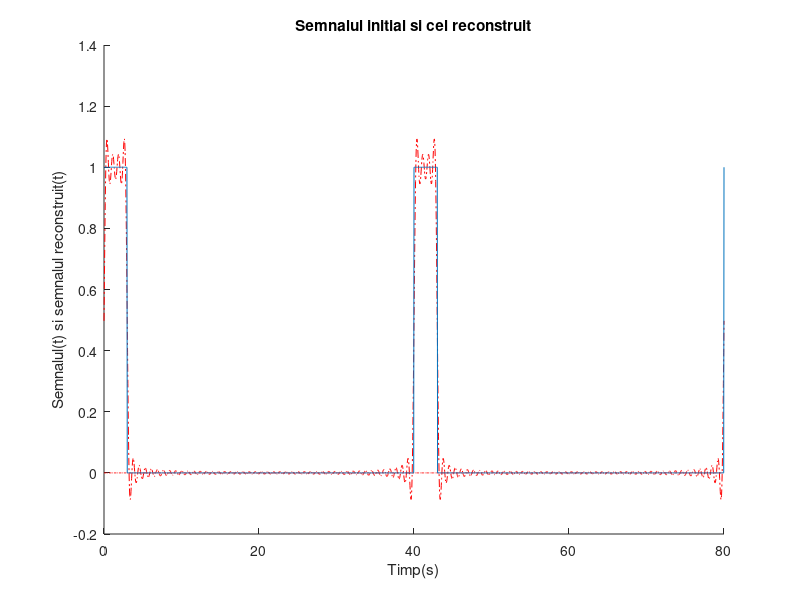
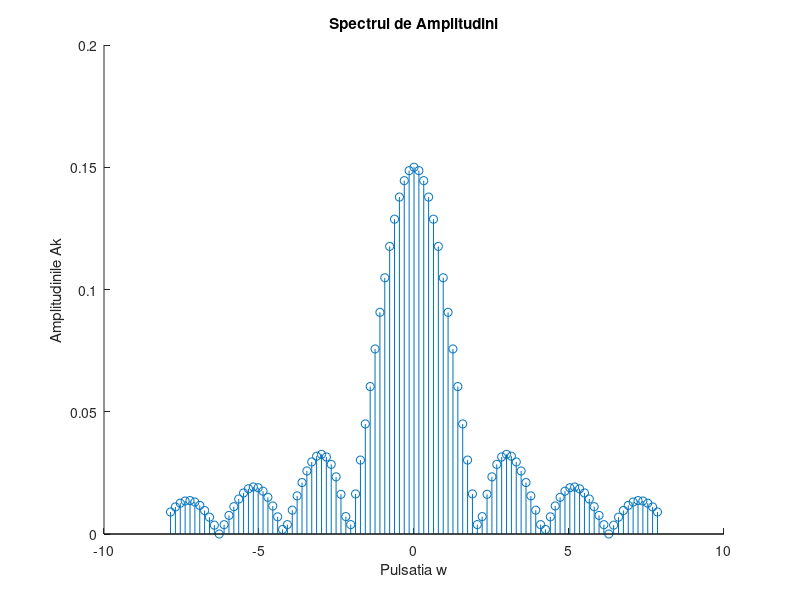
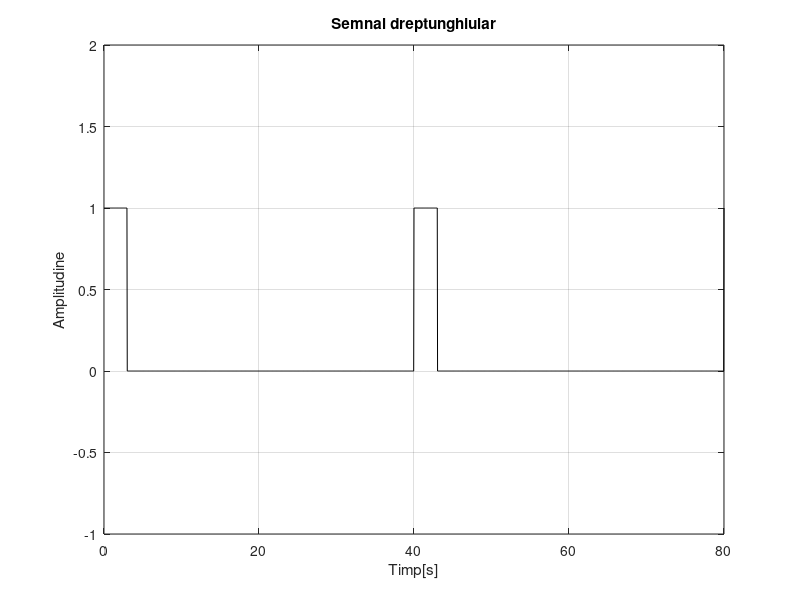

Write the MATLAB code that produced these figures, in order.
clear all
clc
T=40;
f=1/T;
w=2*pi*f;
step=T/1000;
t = 0:step:2*T;
figure(4);
s=(1+square(w*t,7.5))/2;
plot(t,s,'k'), grid;
axis([0 80 -1 2])
xlabel('Timp[s]');
ylabel('Amplitudine');
title('Semnal dreptunghiular');
N=50;
C = zeros(1,2*N+1);
    for n = -N:N
    C(n+N+1) = 1/T * integral(@(t)((1+square(w*t,7.5))/2).*exp(-1j*n*w*t),0,T) ;
    end
sr = 0;
        for n = -N:N
            sr = sr + C(n+N+1)*exp(1j*n*w*t) ;
        end
    figure(1);
hold on
plot(t,real(sr),'-.r',t,imag(sr),'-.r');
plot(t,s);
xlabel('Timp(s)');
ylabel('Semnalul(t) si semnalul reconstruit(t)');
title('Semnalul initial si cel reconstruit')
hold off
     figure(2);
hold on
stem((-N:N)*w,2*abs(C));
xlabel('Pulsatia w');
ylabel('Amplitudinile Ak');
title('Spectrul de Amplitudini');
hold off

%Am studiat la cursul de SS teoria seriilor Fourier(complexa ,trigonometrica si armonica) unde am aflat
%ca orice semnal periodic se poate aproxima printr-o suma infinita de cosinusuri si sinusuri de frecvente diferite,
%fiecare fiind ponderat cu nu anumit coeficient.
%Coeficientii reprezinta in esenta spectrul(amplitudinea pentru anumite frecvente).
%Reconstruirea semnalului se face folosind un numar finit de termeni si apropie destul de mult de forma
%semanlului original , insa are o marja de eroare.Cu cat numarul de coeficienti ai Serieri Fourier ,marja
%de eroare se diminueaza.Se observa ca semnalul poate fi aproximat cu usurinta printr-o suma de sinusoide,
%semnalul avang cariatii ce prezinta caracter sinusoidal.